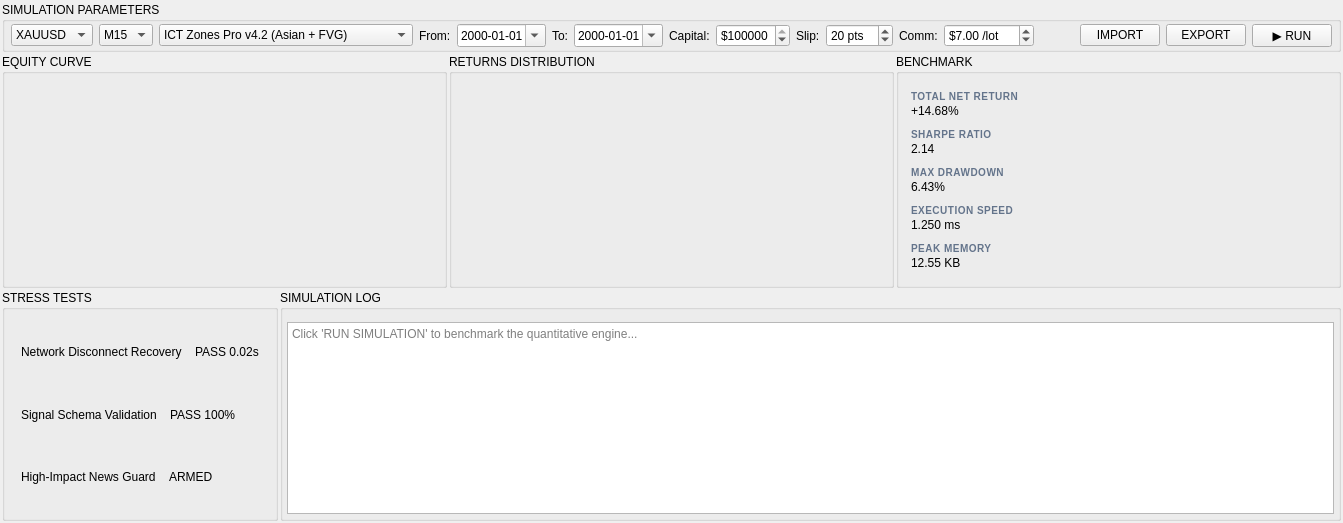
<widget class="QWidget" name="tab_5">
 <attribute name="title"><string>BACKTEST &amp;&amp; SIMULATION</string></attribute>
 <layout class="QVBoxLayout" name="verticalLayout_tab5">
  <property name="spacing"><number>2</number></property>
  <property name="leftMargin"><number>2</number></property>
  <property name="topMargin"><number>2</number></property>
  <property name="rightMargin"><number>2</number></property>
  <property name="bottomMargin"><number>2</number></property>

  
  <item>
    <widget class="QGroupBox" name="frameBtParams">
     <property name="title"><string>SIMULATION PARAMETERS</string></property>
     <layout class="QHBoxLayout" name="horizontalLayout_btParams">
      <property name="spacing"><number>6</number></property>
      <property name="leftMargin"><number>6</number></property>
      <property name="topMargin"><number>2</number></property>
      <property name="rightMargin"><number>6</number></property>
      <property name="bottomMargin"><number>2</number></property>

      <item>
       <widget class="QComboBox" name="comboBtSymbol">
        <item><property name="text"><string>XAUUSD</string></property></item>
        <item><property name="text"><string>BTCUSD</string></property></item>
        <item><property name="text"><string>ETHUSD</string></property></item>
        <item><property name="text"><string>EURUSD</string></property></item>
        <item><property name="text"><string>GBPUSD</string></property></item>
        <item><property name="text"><string>USDJPY</string></property></item>
        <item><property name="text"><string>US30</string></property></item>
        <item><property name="text"><string>NAS100</string></property></item>
       </widget>
      </item>

      <item>
       <widget class="QComboBox" name="comboBtTf">
        <item><property name="text"><string>M15</string></property></item>
        <item><property name="text"><string>H1</string></property></item>
        <item><property name="text"><string>M5</string></property></item>
        <item><property name="text"><string>H4</string></property></item>
       </widget>
      </item>

      <item>
       <widget class="QComboBox" name="comboBtEngine">
        <item><property name="text"><string>ICT Zones Pro v4.2 (Asian + FVG)</string></property></item>
        <item><property name="text"><string>Wyckoff Momentum Pro (Vectorized)</string></property></item>
        <item><property name="text"><string>EMA Dual Cross (Resilience Benchmark)</string></property></item>
       </widget>
      </item>

      <item><widget class="QLabel" name="lblBtFrom"><property name="text"><string>From:</string></property><property name="class"><string>btParamLabel</string></property></widget></item>
      <item>
       <widget class="QDateEdit" name="dateBtFrom">
        <property name="calendarPopup"><bool>true</bool></property>
        <property name="displayFormat"><string>yyyy-MM-dd</string></property>
       </widget>
      </item>
      <item><widget class="QLabel" name="lblBtTo"><property name="text"><string>To:</string></property><property name="class"><string>btParamLabel</string></property></widget></item>
      <item>
       <widget class="QDateEdit" name="dateBtTo">
        <property name="calendarPopup"><bool>true</bool></property>
        <property name="displayFormat"><string>yyyy-MM-dd</string></property>
       </widget>
      </item>

      <item><widget class="QLabel" name="lblBtCapital"><property name="text"><string>Capital:</string></property><property name="class"><string>btParamLabel</string></property></widget></item>
      <item>
       <widget class="QDoubleSpinBox" name="spinBtCapital">
        <property name="prefix"><string>$</string></property>
        <property name="decimals"><number>0</number></property>
        <property name="minimum"><double>1000.0</double></property>
        <property name="maximum"><double>10000000.0</double></property>
        <property name="singleStep"><double>10000.0</double></property>
        <property name="value"><double>100000.0</double></property>
       </widget>
      </item>

      <item><widget class="QLabel" name="lblBtSlippage"><property name="text"><string>Slip:</string></property><property name="class"><string>btParamLabel</string></property></widget></item>
      <item>
       <widget class="QSpinBox" name="spinBtSlippage">
        <property name="suffix"><string> pts</string></property>
        <property name="value"><number>20</number></property>
        <property name="maximum"><number>200</number></property>
       </widget>
      </item>

      <item><widget class="QLabel" name="lblBtComm"><property name="text"><string>Comm:</string></property><property name="class"><string>btParamLabel</string></property></widget></item>
      <item>
       <widget class="QDoubleSpinBox" name="spinBtComm">
        <property name="prefix"><string>$</string></property>
        <property name="suffix"><string> /lot</string></property>
        <property name="decimals"><number>2</number></property>
        <property name="minimum"><double>0.0</double></property>
        <property name="maximum"><double>100.0</double></property>
        <property name="singleStep"><double>0.5</double></property>
        <property name="value"><double>7.0</double></property>
       </widget>
      </item>

      <item>
       <spacer name="spacerBtParams">
        <property name="orientation">
         <enum>Qt::Horizontal</enum>
        </property>
        <property name="sizeType">
         <enum>QSizePolicy::Expanding</enum>
        </property>
        <property name="sizeHint" stdset="0">
         <size>
          <width>40</width>
          <height>20</height>
         </size>
        </property>
       </spacer>
      </item>

      <item>
       <widget class="QPushButton" name="btnImportStrat">
        <property name="text"><string>IMPORT</string></property>
        <property name="class"><string>btn_secondary</string></property>
        <property name="minimumHeight"><number>32</number></property>
       </widget>
      </item>
      <item>
       <widget class="QPushButton" name="btnExportReport">
        <property name="text"><string>EXPORT</string></property>
        <property name="class"><string>btn_secondary</string></property>
        <property name="minimumHeight"><number>32</number></property>
       </widget>
      </item>
      <item>
       <widget class="QPushButton" name="btnRunBacktest">
        <property name="text"><string>▶ RUN</string></property>
        <property name="class"><string>btn_primary</string></property>
        <property name="minimumHeight"><number>32</number></property>
       </widget>
      </item>
     </layout>
    <property name="minimumHeight"><number>40</number></property><property name="maximumHeight"><number>46</number></property></widget>
   </item>

   
   <item>
    <layout class="QHBoxLayout" name="horizontalLayout_btCharts">
     <property name="spacing"><number>2</number></property>

     
     <item>
      <widget class="QGroupBox" name="frameBtEquity">
       <property name="title"><string>EQUITY CURVE</string></property>
       <layout class="QVBoxLayout" name="verticalLayout_btEquity">
        <property name="leftMargin"><number>10</number></property><property name="topMargin"><number>16</number></property><property name="rightMargin"><number>10</number></property><property name="bottomMargin"><number>10</number></property>
        <item>
         <widget class="QFrame" name="chartBtEquity">
          <property name="minimumHeight"><number>220</number></property>
          <property name="frameShape"><enum>QFrame::NoFrame</enum></property>
         </widget>
        </item>
       </layout>
      <property name="minimumHeight"><number>250</number></property></widget>
     </item>

     
     <item>
      <widget class="QGroupBox" name="frameBtReturns">
       <property name="title"><string>RETURNS DISTRIBUTION</string></property>
       <layout class="QVBoxLayout" name="verticalLayout_btReturns">
        <property name="leftMargin"><number>10</number></property><property name="topMargin"><number>16</number></property><property name="rightMargin"><number>10</number></property><property name="bottomMargin"><number>10</number></property>
        <item>
         <widget class="QFrame" name="chartBtReturns">
          <property name="minimumHeight"><number>220</number></property>
          <property name="frameShape"><enum>QFrame::NoFrame</enum></property>
         </widget>
        </item>
       </layout>
      <property name="minimumHeight"><number>250</number></property></widget>
     </item>

     
     <item>
      <widget class="QGroupBox" name="frameBtBenchmark">
       <property name="title"><string>BENCHMARK</string></property>
       <property name="minimumWidth"><number>220</number></property>
       <property name="maximumWidth"><number>240</number></property>
       <layout class="QVBoxLayout" name="verticalLayout_btBenchmark">
        <property name="spacing"><number>2</number></property>
        <property name="leftMargin"><number>4</number></property>
        <property name="topMargin"><number>12</number></property>
        <property name="rightMargin"><number>4</number></property>
        <property name="bottomMargin"><number>4</number></property>

        <item>
         <widget class="QFrame" name="frameBtNetReturn">
          <property name="class"><string>card</string></property>
          <layout class="QVBoxLayout">
           <property name="leftMargin"><number>8</number></property><property name="topMargin"><number>4</number></property><property name="rightMargin"><number>8</number></property><property name="bottomMargin"><number>4</number></property>
           <property name="spacing"><number>1</number></property>
           <item><widget class="QLabel"><property name="text"><string>TOTAL NET RETURN</string></property><property name="styleSheet"><string>color: #64748b; font-size: 10px; font-weight: 700; letter-spacing: 0.5px;</string></property></widget></item>
           <item><widget class="QLabel" name="valBtNetReturn"><property name="text"><string>+14.68%</string></property><property name="class"><string>valMetricProfit</string></property></widget></item>
          </layout>
         </widget>
        </item>

        <item>
         <widget class="QFrame" name="frameBtSharpe">
          <property name="class"><string>card</string></property>
          <layout class="QVBoxLayout">
           <property name="leftMargin"><number>8</number></property><property name="topMargin"><number>4</number></property><property name="rightMargin"><number>8</number></property><property name="bottomMargin"><number>4</number></property>
           <property name="spacing"><number>1</number></property>
           <item><widget class="QLabel"><property name="text"><string>SHARPE RATIO</string></property><property name="styleSheet"><string>color: #64748b; font-size: 10px; font-weight: 700; letter-spacing: 0.5px;</string></property></widget></item>
           <item><widget class="QLabel" name="valBtSharpe"><property name="text"><string>2.14</string></property><property name="class"><string>valMetricNumber</string></property></widget></item>
          </layout>
         </widget>
        </item>

        <item>
         <widget class="QFrame" name="frameBtMaxDD">
          <property name="class"><string>card</string></property>
          <layout class="QVBoxLayout">
           <property name="leftMargin"><number>8</number></property><property name="topMargin"><number>4</number></property><property name="rightMargin"><number>8</number></property><property name="bottomMargin"><number>4</number></property>
           <property name="spacing"><number>1</number></property>
           <item><widget class="QLabel"><property name="text"><string>MAX DRAWDOWN</string></property><property name="styleSheet"><string>color: #64748b; font-size: 10px; font-weight: 700; letter-spacing: 0.5px;</string></property></widget></item>
           <item><widget class="QLabel" name="valBtMaxDD"><property name="text"><string>6.43%</string></property><property name="class"><string>valMetricNumber</string></property></widget></item>
          </layout>
         </widget>
        </item>

        <item>
         <widget class="QFrame" name="frameBtSpeed">
          <property name="class"><string>card</string></property>
          <layout class="QVBoxLayout">
           <property name="leftMargin"><number>8</number></property><property name="topMargin"><number>4</number></property><property name="rightMargin"><number>8</number></property><property name="bottomMargin"><number>4</number></property>
           <property name="spacing"><number>1</number></property>
           <item><widget class="QLabel" name="lblBtSpeed"><property name="text"><string>EXECUTION SPEED</string></property><property name="styleSheet"><string>color: #64748b; font-size: 10px; font-weight: 700; letter-spacing: 0.5px;</string></property></widget></item>
           <item><widget class="QLabel" name="valBtSpeed"><property name="text"><string>1.250 ms</string></property><property name="class"><string>valMetricNumber</string></property></widget></item>
          </layout>
         </widget>
        </item>

        <item>
         <widget class="QFrame" name="frameBtMemory">
          <property name="class"><string>card</string></property>
          <layout class="QVBoxLayout">
           <property name="leftMargin"><number>8</number></property><property name="topMargin"><number>4</number></property><property name="rightMargin"><number>8</number></property><property name="bottomMargin"><number>4</number></property>
           <property name="spacing"><number>1</number></property>
           <item><widget class="QLabel"><property name="text"><string>PEAK MEMORY</string></property><property name="styleSheet"><string>color: #64748b; font-size: 10px; font-weight: 700; letter-spacing: 0.5px;</string></property></widget></item>
           <item><widget class="QLabel" name="valBtMemory"><property name="text"><string>12.55 KB</string></property><property name="class"><string>valMetricNumber</string></property></widget></item>
          </layout>
         </widget>
        </item>

        <item><spacer><property name="orientation"><enum>Qt::Vertical</enum></property></spacer></item>
       </layout>
      <property name="minimumHeight"><number>260</number></property><property name="maximumHeight"><number>360</number></property></widget>
     </item>

    </layout>
   </item>

  
  <item>
   <layout class="QHBoxLayout" name="horizontalLayout_btBottom">
    <property name="spacing"><number>2</number></property>

    
    <item>
     <widget class="QGroupBox" name="frameBtStress">
      <property name="title"><string>STRESS TESTS</string></property>
      <layout class="QVBoxLayout" name="verticalLayout_btStress">
       <property name="spacing"><number>2</number></property>
       <property name="leftMargin"><number>4</number></property>
       <property name="topMargin"><number>12</number></property>
       <property name="rightMargin"><number>4</number></property>
       <property name="bottomMargin"><number>4</number></property>

       
       <item>
        <widget class="QFrame" name="rowStress1">
         <property name="class"><string>card</string></property>
         <layout class="QHBoxLayout">
          <property name="leftMargin"><number>12</number></property><property name="topMargin"><number>4</number></property><property name="rightMargin"><number>12</number></property><property name="bottomMargin"><number>4</number></property>
          <item><widget class="QLabel"><property name="text"><string>Network Disconnect Recovery</string></property><property name="class"><string>status_pill_text</string></property></widget></item>
          <item><spacer><property name="orientation"><enum>Qt::Horizontal</enum></property></spacer></item>
          <item><widget class="QLabel"><property name="text"><string>PASS 0.02s</string></property><property name="class"><string>status_pill_val</string></property></widget></item>
         </layout>
        </widget>
       </item>

       
       <item>
        <widget class="QFrame" name="rowStress2">
         <property name="class"><string>card</string></property>
         <layout class="QHBoxLayout">
          <property name="leftMargin"><number>12</number></property><property name="topMargin"><number>4</number></property><property name="rightMargin"><number>12</number></property><property name="bottomMargin"><number>4</number></property>
          <item><widget class="QLabel"><property name="text"><string>Signal Schema Validation</string></property><property name="class"><string>status_pill_text</string></property></widget></item>
          <item><spacer><property name="orientation"><enum>Qt::Horizontal</enum></property></spacer></item>
          <item><widget class="QLabel"><property name="text"><string>PASS 100%</string></property><property name="class"><string>status_pill_val</string></property></widget></item>
         </layout>
        </widget>
       </item>

       
       <item>
        <widget class="QFrame" name="rowStress3">
         <property name="class"><string>card</string></property>
         <layout class="QHBoxLayout">
          <property name="leftMargin"><number>12</number></property><property name="topMargin"><number>4</number></property><property name="rightMargin"><number>12</number></property><property name="bottomMargin"><number>4</number></property>
          <item><widget class="QLabel"><property name="text"><string>High-Impact News Guard</string></property><property name="class"><string>status_pill_text</string></property></widget></item>
          <item><spacer><property name="orientation"><enum>Qt::Horizontal</enum></property></spacer></item>
          <item><widget class="QLabel"><property name="text"><string>ARMED</string></property><property name="class"><string>status_pill_val</string></property></widget></item>
         </layout>
        </widget>
       </item>

       <item><spacer><property name="orientation"><enum>Qt::Vertical</enum></property></spacer></item>
      </layout>
     <property name="minimumHeight"><number>170</number></property><property name="maximumHeight"><number>220</number></property></widget>
    </item>

    
    <item>
     <widget class="QGroupBox" name="frameBtConsole">
      <property name="title"><string>SIMULATION LOG</string></property>
      <layout class="QVBoxLayout" name="verticalLayout_btConsole">
       <property name="leftMargin"><number>4</number></property><property name="topMargin"><number>12</number></property><property name="rightMargin"><number>4</number></property><property name="bottomMargin"><number>4</number></property>
       <item>
        <widget class="QTextEdit" name="txtBtConsole">
         <property name="readOnly"><bool>true</bool></property>
         <property name="placeholderText"><string>Click 'RUN SIMULATION' to benchmark the quantitative engine...</string></property>
        </widget>
       </item>
      </layout>
     <property name="minimumHeight"><number>140</number></property><property name="maximumHeight"><number>220</number></property></widget>
    </item>

   </layout>
  </item>

 </layout>
</widget>
